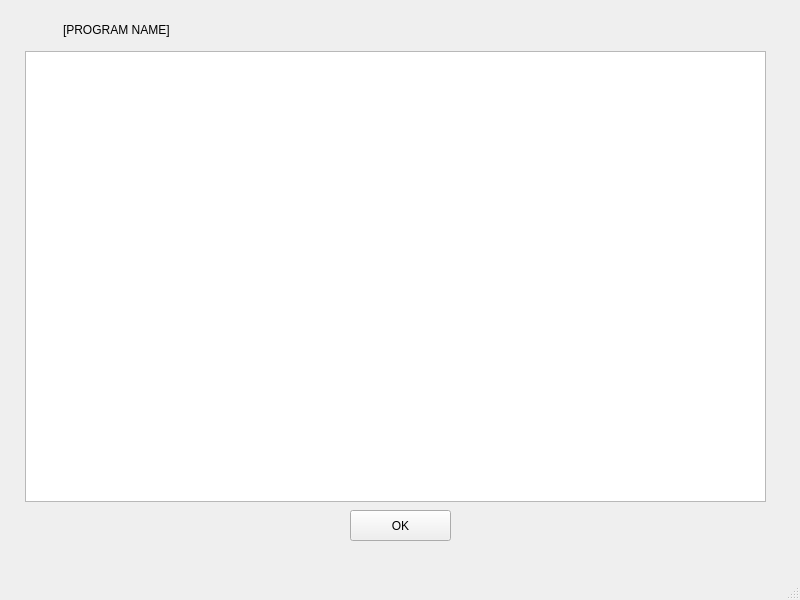
<?xml version="1.0" encoding="UTF-8"?>
<ui version="4.0">
 <class>MainWindow</class>
 <widget class="QMainWindow" name="MainWindow">
  <property name="geometry">
   <rect>
    <x>0</x>
    <y>0</y>
    <width>800</width>
    <height>600</height>
   </rect>
  </property>
  <property name="windowTitle">
   <string>MainWindow</string>
  </property>
  <widget class="QWidget" name="centralwidget">
   <widget class="QListWidget" name="listWidget">
    <property name="geometry">
     <rect>
      <x>25</x>
      <y>51</y>
      <width>741</width>
      <height>451</height>
     </rect>
    </property>
   </widget>
   <widget class="QPushButton" name="okButton">
    <property name="geometry">
     <rect>
      <x>350</x>
      <y>510</y>
      <width>101</width>
      <height>31</height>
     </rect>
    </property>
    <property name="text">
     <string>OK</string>
    </property>
   </widget>
   <widget class="QLabel" name="excludeLabel">
    <property name="geometry">
     <rect>
      <x>63</x>
      <y>20</y>
      <width>661</width>
      <height>20</height>
     </rect>
    </property>
    <property name="text">
     <string>[PROGRAM NAME]</string>
    </property>
   </widget>
  </widget>
  <widget class="QMenuBar" name="menubar">
   <property name="geometry">
    <rect>
     <x>0</x>
     <y>0</y>
     <width>800</width>
     <height>21</height>
    </rect>
   </property>
  </widget>
  <widget class="QStatusBar" name="statusbar"/>
 </widget>
 <resources/>
 <connections/>
</ui>
